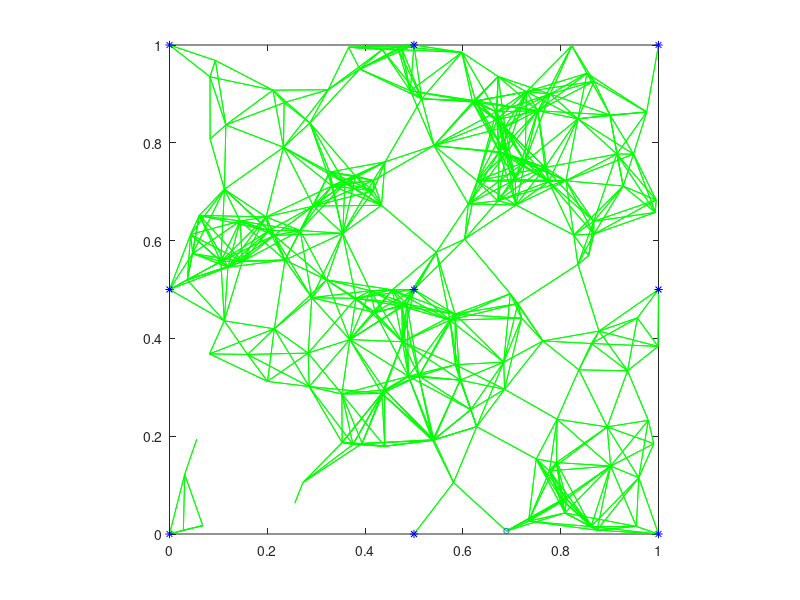
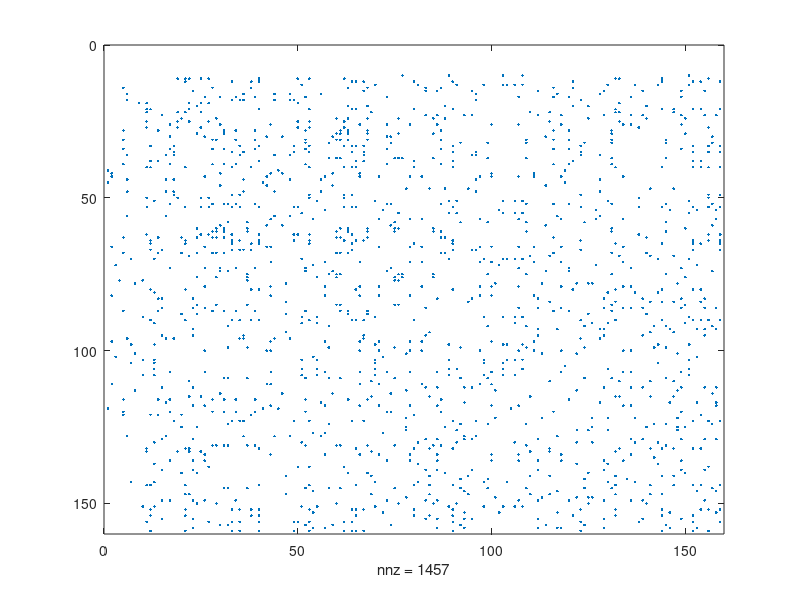

The MATLAB script that drew these images, in order: (Note: this script raises an error after producing the figures.)
% localization in wsn via a distributed dual neural network
clear all
close all
m=9;%number of anchors
n=150;%number of blind nodes
n=m+n;%number of total sensors
Error_level=0.00;
%geometry graph
%cretical distance;
Cretical_dis=0.15;
Coor_x=rand(n,1);
Coor_y=rand(n,1);

%Coor_x(1:m)=round(Coor_x(1:m));
%Coor_y(1:m)=round(Coor_y(1:m));
mmm=sqrt(m);
x111=0:1/(mmm-1):1;
y111=x111;
[xy111,yx111]=meshgrid(x111,y111);


Coor_x(1:m)=xy111(1:end);
Coor_y(1:m)=yx111(1:end);

clear i;
Coor=Coor_x+i*Coor_y;
Dis_matrix=Coor*ones(1,n)-ones(n,1)*conj(Coor');
Dis_matrix=abs(Dis_matrix);
A=(Dis_matrix<=Cretical_dis);%A:adjacency matrix

figure(1),clf(1),hold on
gplot(A,[Coor_x,Coor_y],'green');
scatter(Coor_x(m+1:end),Coor_y(m+1:end),15,'blue o')
plot(Coor_x(1:m),Coor_y(1:m),'blue*');
axis equal
xlim([0,1])
ylim([0 1])
box on
% 
% gin=ginput;
% ginlen=length(gin(:,1));
% n=n+ginlen;
% Coor_x=[Coor_x;gin(:,1)];
% Coor_y=[Coor_y;gin(:,2)];

clear i;
Coor=Coor_x+i*Coor_y;
Dis_matrix=Coor*ones(1,n)-ones(n,1)*conj(Coor');
Dis_matrix=abs(Dis_matrix);
A=(Dis_matrix<=Cretical_dis);%A:adjacency matrix
Connect=A;
Connect(1:m,:)=0;
Connect=Connect-diag(diag(Connect));
Connect_num=sum(sum(Connect));
figure(7),spy(Connect)

Sensorreading_Dis_matrix=A.*Cretical_dis;
figure(1),clf(1),hold on
gplot(A,[Coor_x,Coor_y],'green');
scatter(Coor_x(m+1,end),Coor_y(m+1,end),15,'blue')
plot(Coor_x(1:m),Coor_y(1:m),'blue*');
axis equal
xlim([0,1])
ylim([0 1])
box on

% dt=.005*10^(-5);
% t0=0;
% ts=10*10^(-5);


dt=.05*10^(-5);
t0=0;
ts=10*10^(-5);


epsilon2=1*10^5;
epsilon1=1*10^5;
f=zeros(n,n);
dfdx1=zeros(n,n);
dfdx2=zeros(n,n);


Lambda0=rands(n,n).*A;
E_Coor_x0=rand(n,1);
E_Coor_y0=rand(n,1);






Lambda=Lambda0;
E_Coor_x=E_Coor_x0;
E_Coor_y=E_Coor_y0;

E_Coor_x(1:m)=Coor_x(1:m);
E_Coor_y(1:m)=Coor_y(1:m);

xstore=E_Coor_x0;
ystore=E_Coor_y0;

error_store=zeros(1,0);
tic
for t=t0:dt:ts
    %%%%%%%%%%%%%%%%%%%%%%%%%%%%%%%%%%%%%%%%%%%%%%
    %For a particular problem, this part may differ.
    dfdx1=2*(E_Coor_x*ones(1,n)-ones(n,1)*E_Coor_x');
    dfdx2=2*(E_Coor_y*ones(1,n)-ones(n,1)*E_Coor_y');
    f=(E_Coor_x*ones(1,n)-ones(n,1)*E_Coor_x').^2+(E_Coor_y*ones(1,n)-ones(n,1)*E_Coor_y').^2-Sensorreading_Dis_matrix.^2;
    f_new=f.*Connect;
    f_error=sum(sum(f_new.*(f_new>0)));
    
    %%%%%%%%%%%%%%%%%%%%%%%%%%%%%%%%%%%%%%%%%%%%%%
    
    %MYminus=((f+Lambda)<=0).*(f+Lambda);
    MYminus=((f+Lambda)>=0).*(f+Lambda);
    
    dx1=-epsilon1*dt*diag(Lambda*dfdx1');
    dx2=-epsilon1*dt*diag(Lambda*dfdx2');
    
    dLambda=-epsilon2*dt*(Lambda-MYminus);
    
    E_Coor_x=E_Coor_x+dx1;
    E_Coor_y=E_Coor_y+dx2;
    
    Lambda=Lambda+dLambda;
    Lambda=Lambda.*A;
    
    
E_Coor_x(1:m)=Coor_x(1:m);
E_Coor_y(1:m)=Coor_y(1:m);

xstore=[xstore,E_Coor_x];
ystore=[ystore,E_Coor_y];
error_store=[error_store,f_error];
end
toc
    f=(E_Coor_x*ones(1,n)-ones(n,1)*E_Coor_x').^2+(E_Coor_y*ones(1,n)-ones(n,1)*E_Coor_y').^2-Sensorreading_Dis_matrix.^2;
    f_new=f.*Connect;
    f_error=sum(sum(f_new.*(f_new>0)));
    error_store=[error_store,f_error];


% figure(1),hold on
% plot(E_Coor_x,E_Coor_y,'ro')

figure(2),hold on,
for i=m+1:n
h=plot3(t0:dt:ts+dt,xstore(i,:),ystore(i,:));
%set(h,'linewidth',2);
box on
end
xlabel('time/s');ylabel('x');zlabel('y');
xlim([t0,ts]);

figure(3),clf(3),hold on,
for i=1:n
    plot([E_Coor_x(i),Coor_x(i)],[E_Coor_y(i),Coor_y(i)],'green-')
end
plot(E_Coor_x(m+1:end),E_Coor_y(m+1:end),'ro')
scatter(Coor_x,Coor_y,15,'blue')
plot(Coor_x(1:m),Coor_y(1:m),'blue*');
axis equal
xlim([0,1])
ylim([0 1])
box on

figure(4),clf(4),hold on,
plot(t0:dt:ts+dt,error_store/Connect_num)
xlim([t0,ts])
box on,


figure(5),hold on,
h=plot(t0:dt:ts+dt,xstore(m+1:end,:));
%set(h,'linewidth',2);
box on
ylabel('x')
xlabel('t/s')
xlim([t0,ts])


figure(6),hold on,
h=plot(t0:dt:ts+dt,ystore(m+1:end,:));
%set(h,'linewidth',2);
box on
ylabel('y')
xlabel('t/s')
xlim([t0,ts])


myerror=sqrt(((norm(E_Coor_x(m+1:end)-Coor_x(m+1:end)))^2+(norm(E_Coor_y(m+1:end)-Coor_y(m+1:end))).^2)/(n-m))